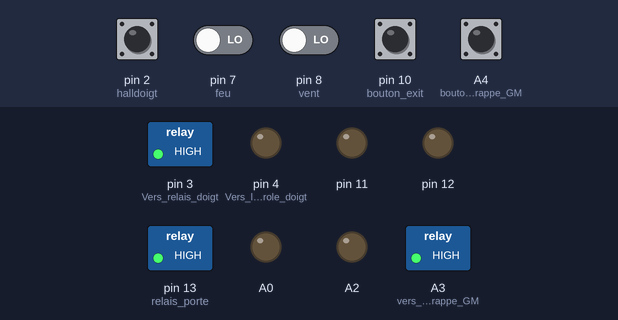
Bench run of a sketch on a simulated Arduino Uno, built with avr-gcc and run on an emulated ATmega328P. Parts: switched loads named in the sketch (green lamp = pin HIGH), output pins drawn as LEDs (lit = HIGH). The test bench sets the inputs (shaded band); at power-on: A4 (bouton_trappe_GM), pin 2 (halldoigt), pin 10 (bouton_exit) HIGH, pin 7 (feu), pin 8 (vent) LOW.

Above: at 1.2 s.
1.3 s: pin 7 (feu) driven HIGH
At 2.3 s:
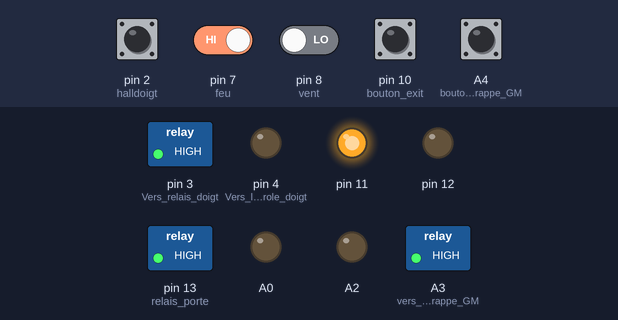
2.8 s: pin 8 (vent) driven HIGH
At 3.5 s:
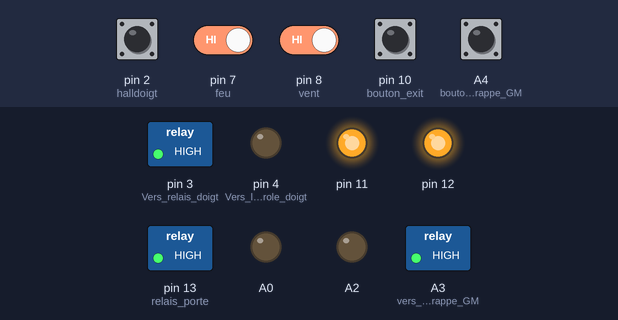
4.3 s: pin 2 (halldoigt) pulled LOW for 1 s
At 6.5 s:
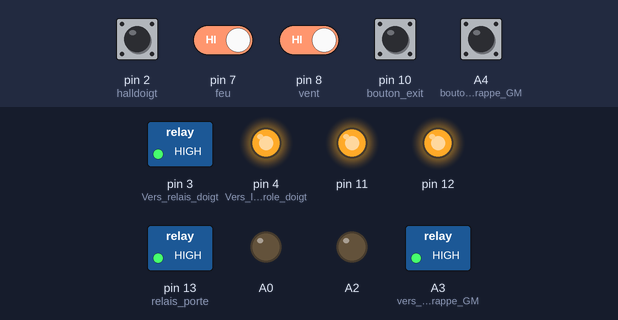
6.8 s: pin 7 (feu) driven LOW
At 7.7 s:
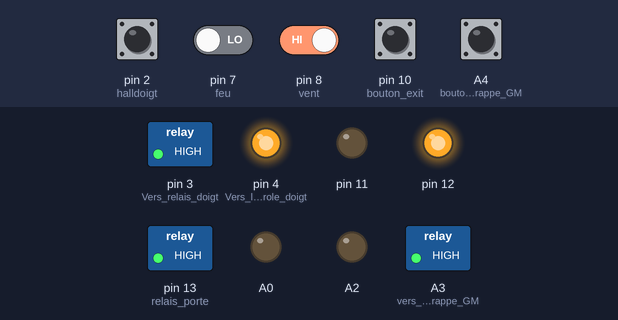
8.3 s: pin 8 (vent) driven LOW
At 8.9 s:
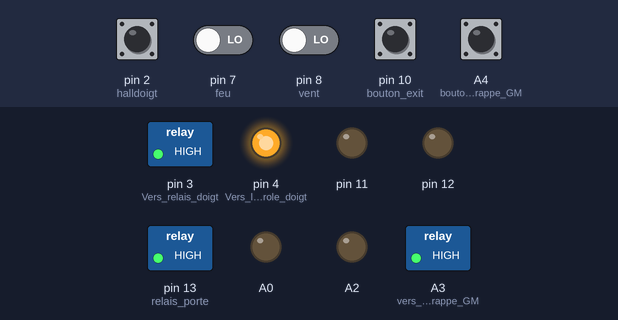
9.8 s: pin 2 (halldoigt) pulled LOW for 1 s
At 10.63 s:
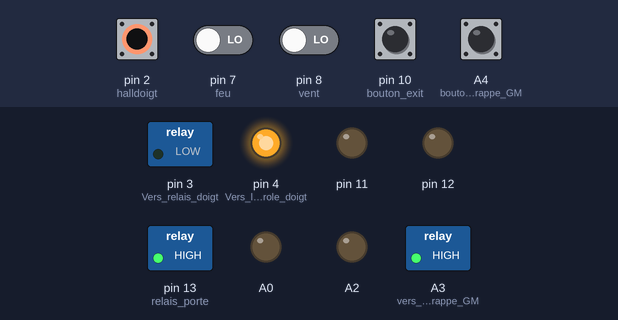
Timing chart, 0 to 12.8 s (numbered marks = the images above; inputs shaded):
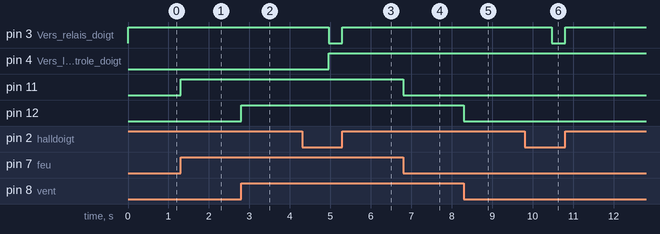

Measured:
- after the input at 1.3 s, pin 11: LOW → HIGH at once
- after the input at 2.8 s, pin 12: LOW → HIGH at once
- after the input at 4.3 s, pin 3 (Vers_relais_doigt): HIGH → LOW after 0.67 s, → HIGH 0.33 s later; pin 4 (Vers_led_controle_doigt): LOW → HIGH after 0.67 s
- after the input at 6.8 s, pin 11: HIGH → LOW at once
- after the input at 8.3 s, pin 12: HIGH → LOW at once
- after the input at 9.8 s, pin 3 (Vers_relais_doigt): HIGH → LOW after 0.67 s, → HIGH 0.33 s later

The sketch:

virginie_doigt_tablette_trappe_gm.ino
```cpp
// Senseur à Hall Effect
//
//  Pour rappel du capteur HALL:
//  gauche = GND
//  millieu = +
//  droite = pin 2 et pin 3 ,etc..


//PIN 2 = SIGNAL Récepteur doigt coupé
//PIN 3 = RELAIS DOIGT
// PIN 4 = LED CONTROLE DOIGT


//PIN 7 = LECTURE FEU
//  PIN 8 = LECTURE Vent
//  PIN 4 = LECTURE terre aussi
//  PIN 10 = bouton porte
//  pin 11 = led feu
//  pin 12 = led vent
//  pin 13 = relais porte
//
//  PIN A4 = BOUTTON TRAPPE GM
//  PIN A6 = VERS RELAIS TRAPPE GM


const int halldoigt = 2;
int pindoigt;

int DOIGTstate = HIGH; // Etat actuel de la broche de sortie (la LED)
int readingDOIGT;      // Contient la valeur lue sur la broche d'entrée
int previousDOIGT = LOW;
long timeDOIGT = 0;      // La dernière fois que la broche de sortie à changé d'état
// Les variables suivantes sont de type "long" parce que nous allons mesure le temps (en milisecondes).
// Ce temps deviendra vite de grands nombres qui ne pourrons pas être stockés dans un simple entier (type "int").
long time = 0;      // La dernière fois que la broche de sortie à changé d'état
long debounce = 2000; // Temps de déparasitage (debounce time), a augmenter si la sortie clignote.


int state = HIGH; // Etat actuel de la broche de sortie (la LED)
int reading;      // Contient la valeur lue sur la broche d'entrée
int previous = LOW;


void setup() {

  pinMode(4, OUTPUT); // Vers led controle doigt
  pinMode (3 , OUTPUT); // Vers relais doigt
  pinMode (halldoigt , INPUT); // pin2
  digitalWrite(halldoigt, HIGH);


  pinMode(7, INPUT); //feu
  pinMode(11, OUTPUT);
  digitalWrite(11, LOW);

  pinMode(8, INPUT); // vent
  pinMode(12, OUTPUT);
  digitalWrite(12, LOW);

  pinMode(10, INPUT_PULLUP); // bouton exit

  pinMode(13, OUTPUT); // relais porte
  digitalWrite(13, HIGH);

  pinMode (A0 , OUTPUT);
  digitalWrite (A0, LOW);  // LED exit vert

  pinMode (A2 , OUTPUT);
  digitalWrite (A2, LOW);  // LED exit rouge


  pinMode (A4, INPUT_PULLUP);  // bouton trappe GM
  pinMode (A3, OUTPUT); // vers relais trappe GM
  digitalWrite(A3, HIGH );


}

void loop() {


  pindoigt = digitalRead( halldoigt );  // lecture du capteur a Effet Hall


   // @@ RECEPTEUR DOIGT COUPÉ @@


  readingDOIGT = pindoigt;
  // Si le contact à changé, est-ce causé par un changement de
  // position OU un parasite (bille qui trésaute)...
  if (readingDOIGT != previousDOIGT) {
    // Remettre la minuterie/timer de déparasitage à 0
    timeDOIGT = millis();
  }
  // attendre que l'on ai dépassé le temps de déparasitage
  if ((millis() - timeDOIGT) > (debounce / 3)) {

    if ((pindoigt == LOW)) {
      digitalWrite(4, HIGH); //LED CONTROLE doigt
      DOIGTstate = LOW;
    }
  }
  if (pindoigt == HIGH)
    DOIGTstate = HIGH;

  digitalWrite(3, DOIGTstate );

  previousDOIGT = readingDOIGT;


  // @@@@@@@@@@@@@@@  4 elements récepteur @@@@@@@@@@@@@

  int feu = digitalRead(7);
  int vent = digitalRead(8);
  int terre = digitalRead(4);
  int reading = digitalRead(10);

  if (feu == 1) {
    digitalWrite (11, HIGH);
  }
  else {
    digitalWrite (11, LOW);
  }


  if (vent == 1) {
    digitalWrite (12, HIGH);
  }
  else {
    digitalWrite (12, LOW);
  }


  if (reading != previous) {
    // Remettre la minuterie/timer de déparasitage à 0
    time = millis();
  }


  if ((millis() - time) > debounce) {

    if (reading == 0) {

      if ( (feu == 1 ) && (vent == 1 ) && (terre == 1)) {

        state = LOW;
        digitalWrite(A2, LOW); // led rouge exit
      }
      else {
        digitalWrite(A2, HIGH); // led rouge exit
        delay(500);
        digitalWrite(A2, LOW);
        state = HIGH;

      }
    }
  }

  digitalWrite(A0, not(state)); // LED vert exit
  digitalWrite(13, state);
  previous = reading;


  // @@@@@@@@@@@@@@@@@@@@@ trappe GM

  int trap = digitalRead(A4);


  if (trap == 0) {

    delay(500);
    int trap2 =  digitalRead(A4);

    if (trap == trap2) {
      delay(10000);
      digitalWrite(A3, LOW);
      delay(5000);
    }
  }
  else {
    digitalWrite(A3, HIGH);
  }

  Serial.print(trap);


}
```
